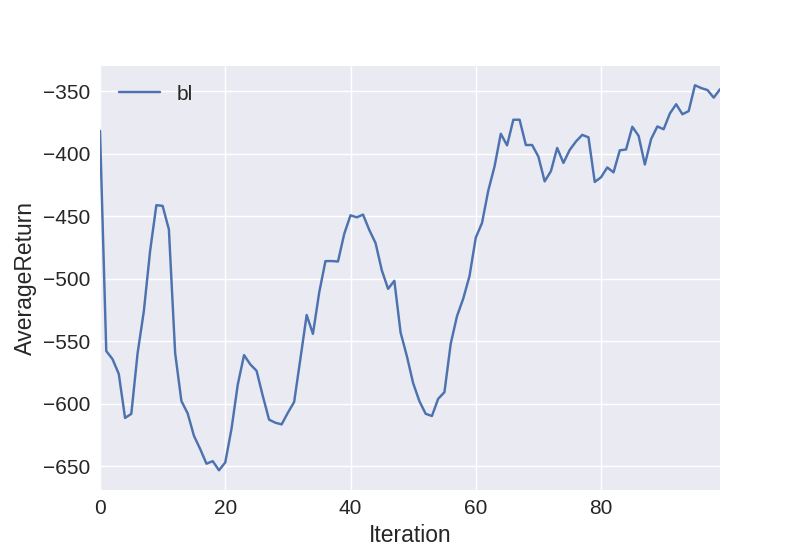

The script that saved this image:
import seaborn as sns
import pandas as pd
import matplotlib.pyplot as plt
import json
import os

"""
Using the plotter:

Call it from the command line, and supply it with logdirs to experiments.
Suppose you ran an experiment with name 'test', and you ran 'test' for 10 
random seeds. The runner code stored it in the directory structure

    data
    L test_EnvName_DateTime
      L  0
        L log.txt
        L params.json
      L  1
        L log.txt
        L params.json
       .
       .
       .
      L  9
        L log.txt
        L params.json

To plot learning curves from the experiment, averaged over all random
seeds, call

    python plot.py data/test_EnvName_DateTime --value AverageReturn

and voila. To see a different statistics, change what you put in for
the keyword --value. You can also enter /multiple/ values, and it will 
make all of them in order.


Suppose you ran two experiments: 'test1' and 'test2'. In 'test2' you tried
a different set of hyperparameters from 'test1', and now you would like 
to compare them -- see their learning curves side-by-side. Just call

    python plot.py data/test1 data/test2

and it will plot them both! They will be given titles in the legend according
to their exp_name parameters. If you want to use custom legend titles, use
the --legend flag and then provide a title for each logdir.

"""

def plot_data(data, value="AverageReturn"):
    if isinstance(data, list):
        data = pd.concat(data, ignore_index=True)

    sns.set(style="darkgrid", font_scale=1.5)
    sns.tsplot(data=data, time="Iteration", value=value, unit="Unit", condition="Condition")
    plt.legend(loc='best').draggable()
    plt.savefig('plot.png')


def get_datasets(fpath, condition=None):
    unit = 0
    datasets = []
    for root, dir, files in os.walk(fpath):
        if 'log.txt' in files:
            param_path = open(os.path.join(root,'params.json'))
            params = json.load(param_path)
            exp_name = params['exp_name']
            
            log_path = os.path.join(root,'log.txt')
            experiment_data = pd.read_table(log_path)

            experiment_data.insert(
                len(experiment_data.columns),
                'Unit',
                unit
                )        
            experiment_data.insert(
                len(experiment_data.columns),
                'Condition',
                condition or exp_name
                )

            datasets.append(experiment_data)
            unit += 1

    return datasets


def main():
    import argparse
    parser = argparse.ArgumentParser()
    parser.add_argument('logdir', nargs='*')
    parser.add_argument('--legend', nargs='*')
    parser.add_argument('--value', default='AverageReturn', nargs='*')
    args = parser.parse_args()

    use_legend = False
    if args.legend is not None:
        assert len(args.legend) == len(args.logdir), \
            "Must give a legend title for each set of experiments."
        use_legend = True

    data = []
    if use_legend:
        for logdir, legend_title in zip(args.logdir, args.legend):
            data += get_datasets(logdir, legend_title)
    else:
        for logdir in args.logdir:
            data += get_datasets(logdir)

    if isinstance(args.value, list):
        values = args.value
    else:
        values = [args.value]
    for value in values:
        plot_data(data, value=value)

if __name__ == "__main__":
    main()
